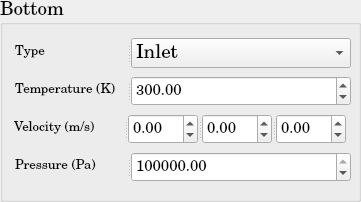
          <widget class="QGroupBox" name="SP_BoundaryCondition_Bottom">
           <property name="minimumSize">
            <size>
             <width>361</width>
             <height>202</height>
            </size>
           </property>
           <property name="maximumSize">
            <size>
             <width>361</width>
             <height>202</height>
            </size>
           </property>
           <property name="font">
            <font>
             <family>Century Schoolbook L</family>
             <pointsize>14</pointsize>
             <weight>50</weight>
             <bold>false</bold>
            </font>
           </property>
           <property name="title">
            <string>Bottom</string>
           </property>
           <layout class="QGridLayout" name="gridLayout_44">
            <item row="0" column="0">
             <widget class="QSplitter" name="splitter_61">
              <property name="minimumSize">
               <size>
                <width>338</width>
                <height>30</height>
               </size>
              </property>
              <property name="maximumSize">
               <size>
                <width>331</width>
                <height>30</height>
               </size>
              </property>
              <property name="orientation">
               <enum>Qt::Horizontal</enum>
              </property>
              <widget class="QLabel" name="SP_Type_Bottom_BC">
               <property name="minimumSize">
                <size>
                 <width>110</width>
                 <height>30</height>
                </size>
               </property>
               <property name="maximumSize">
                <size>
                 <width>110</width>
                 <height>30</height>
                </size>
               </property>
               <property name="text">
                <string>&lt;html&gt;&lt;head/&gt;&lt;body&gt;&lt;p&gt;&lt;span style=&quot; font-size:10pt;&quot;&gt;Type&lt;/span&gt;&lt;/p&gt;&lt;/body&gt;&lt;/html&gt;</string>
               </property>
              </widget>
              <widget class="QComboBox" name="SP_Type_Bottom_BC_ComboBox">
               <property name="minimumSize">
                <size>
                 <width>220</width>
                 <height>30</height>
                </size>
               </property>
               <property name="maximumSize">
                <size>
                 <width>220</width>
                 <height>30</height>
                </size>
               </property>
               <item>
                <property name="text">
                 <string>Inlet</string>
                </property>
               </item>
               <item>
                <property name="text">
                 <string>Wall</string>
                </property>
               </item>
               <item>
                <property name="text">
                 <string>Outlet</string>
                </property>
               </item>
               <item>
                <property name="text">
                 <string>Neumann</string>
                </property>
               </item>
               <item>
                <property name="text">
                 <string>Dirichlet</string>
                </property>
               </item>
              </widget>
             </widget>
            </item>
            <item row="1" column="0">
             <widget class="QSplitter" name="splitter_49">
              <property name="minimumSize">
               <size>
                <width>338</width>
                <height>30</height>
               </size>
              </property>
              <property name="maximumSize">
               <size>
                <width>331</width>
                <height>30</height>
               </size>
              </property>
              <property name="orientation">
               <enum>Qt::Horizontal</enum>
              </property>
              <widget class="QLabel" name="SP_Temperature_Bottom_BC">
               <property name="minimumSize">
                <size>
                 <width>110</width>
                 <height>30</height>
                </size>
               </property>
               <property name="maximumSize">
                <size>
                 <width>110</width>
                 <height>30</height>
                </size>
               </property>
               <property name="text">
                <string>&lt;html&gt;&lt;head/&gt;&lt;body&gt;&lt;p&gt;&lt;span style=&quot; font-size:10pt;&quot;&gt;Temperature (K)&lt;/span&gt;&lt;/p&gt;&lt;/body&gt;&lt;/html&gt;</string>
               </property>
              </widget>
              <widget class="QDoubleSpinBox" name="SP_Temperature_Bottom_BC_doubleSpinBox">
               <property name="minimumSize">
                <size>
                 <width>220</width>
                 <height>30</height>
                </size>
               </property>
               <property name="maximumSize">
                <size>
                 <width>220</width>
                 <height>30</height>
                </size>
               </property>
               <property name="font">
                <font>
                 <pointsize>11</pointsize>
                </font>
               </property>
               <property name="maximum">
                <double>1000000000.000000000000000</double>
               </property>
               <property name="value">
                <double>300.000000000000000</double>
               </property>
              </widget>
             </widget>
            </item>
            <item row="2" column="0">
             <widget class="QSplitter" name="splitter_54">
              <property name="orientation">
               <enum>Qt::Horizontal</enum>
              </property>
              <widget class="QLabel" name="SP_Velocity_Bottom_BC">
               <property name="minimumSize">
                <size>
                 <width>110</width>
                 <height>30</height>
                </size>
               </property>
               <property name="maximumSize">
                <size>
                 <width>110</width>
                 <height>30</height>
                </size>
               </property>
               <property name="text">
                <string>&lt;html&gt;&lt;head/&gt;&lt;body&gt;&lt;p&gt;&lt;span style=&quot; font-size:10pt;&quot;&gt;Velocity (m/s)&lt;/span&gt;&lt;/p&gt;&lt;/body&gt;&lt;/html&gt;</string>
               </property>
              </widget>
              <widget class="QSplitter" name="splitter_55">
               <property name="minimumSize">
                <size>
                 <width>220</width>
                 <height>30</height>
                </size>
               </property>
               <property name="maximumSize">
                <size>
                 <width>212</width>
                 <height>30</height>
                </size>
               </property>
               <property name="orientation">
                <enum>Qt::Horizontal</enum>
               </property>
               <widget class="QDoubleSpinBox" name="SP_Velocity_1d_Bottom_BC_doubleSpinBox">
                <property name="minimumSize">
                 <size>
                  <width>68</width>
                  <height>30</height>
                 </size>
                </property>
                <property name="maximumSize">
                 <size>
                  <width>70</width>
                  <height>30</height>
                 </size>
                </property>
                <property name="font">
                 <font>
                  <pointsize>11</pointsize>
                 </font>
                </property>
                <property name="minimum">
                 <double>-1000000000.000000000000000</double>
                </property>
                <property name="maximum">
                 <double>1000000000.000000000000000</double>
                </property>
               </widget>
               <widget class="QDoubleSpinBox" name="SP_Velocity_2d_Bottom_BC_doubleSpinBox">
                <property name="minimumSize">
                 <size>
                  <width>68</width>
                  <height>30</height>
                 </size>
                </property>
                <property name="maximumSize">
                 <size>
                  <width>70</width>
                  <height>30</height>
                 </size>
                </property>
                <property name="font">
                 <font>
                  <pointsize>11</pointsize>
                 </font>
                </property>
                <property name="minimum">
                 <double>-1000000000.000000000000000</double>
                </property>
                <property name="maximum">
                 <double>1000000000.000000000000000</double>
                </property>
               </widget>
               <widget class="QDoubleSpinBox" name="SP_Velocity_3d_Bottom_BC_doubleSpinBox">
                <property name="minimumSize">
                 <size>
                  <width>68</width>
                  <height>30</height>
                 </size>
                </property>
                <property name="maximumSize">
                 <size>
                  <width>70</width>
                  <height>30</height>
                 </size>
                </property>
                <property name="font">
                 <font>
                  <pointsize>11</pointsize>
                 </font>
                </property>
                <property name="minimum">
                 <double>-1000000000.000000000000000</double>
                </property>
                <property name="maximum">
                 <double>1000000000.000000000000000</double>
                </property>
               </widget>
              </widget>
             </widget>
            </item>
            <item row="3" column="0">
             <widget class="QSplitter" name="splitter_57">
              <property name="minimumSize">
               <size>
                <width>338</width>
                <height>30</height>
               </size>
              </property>
              <property name="maximumSize">
               <size>
                <width>331</width>
                <height>30</height>
               </size>
              </property>
              <property name="orientation">
               <enum>Qt::Horizontal</enum>
              </property>
              <widget class="QLabel" name="SP_Pressure_Bottom_BC">
               <property name="minimumSize">
                <size>
                 <width>110</width>
                 <height>30</height>
                </size>
               </property>
               <property name="maximumSize">
                <size>
                 <width>110</width>
                 <height>30</height>
                </size>
               </property>
               <property name="text">
                <string>&lt;html&gt;&lt;head/&gt;&lt;body&gt;&lt;p&gt;&lt;span style=&quot; font-size:10pt;&quot;&gt;Pressure (Pa)&lt;/span&gt;&lt;/p&gt;&lt;/body&gt;&lt;/html&gt;</string>
               </property>
              </widget>
              <widget class="QDoubleSpinBox" name="SP_Pressure_Bottom_BC_doubleSpinBox">
               <property name="minimumSize">
                <size>
                 <width>220</width>
                 <height>30</height>
                </size>
               </property>
               <property name="maximumSize">
                <size>
                 <width>220</width>
                 <height>30</height>
                </size>
               </property>
               <property name="font">
                <font>
                 <pointsize>11</pointsize>
                </font>
               </property>
               <property name="maximum">
                <double>1000000000.000000000000000</double>
               </property>
               <property name="value">
                <double>100000.000000000000000</double>
               </property>
              </widget>
             </widget>
            </item>
           </layout>
          </widget>
